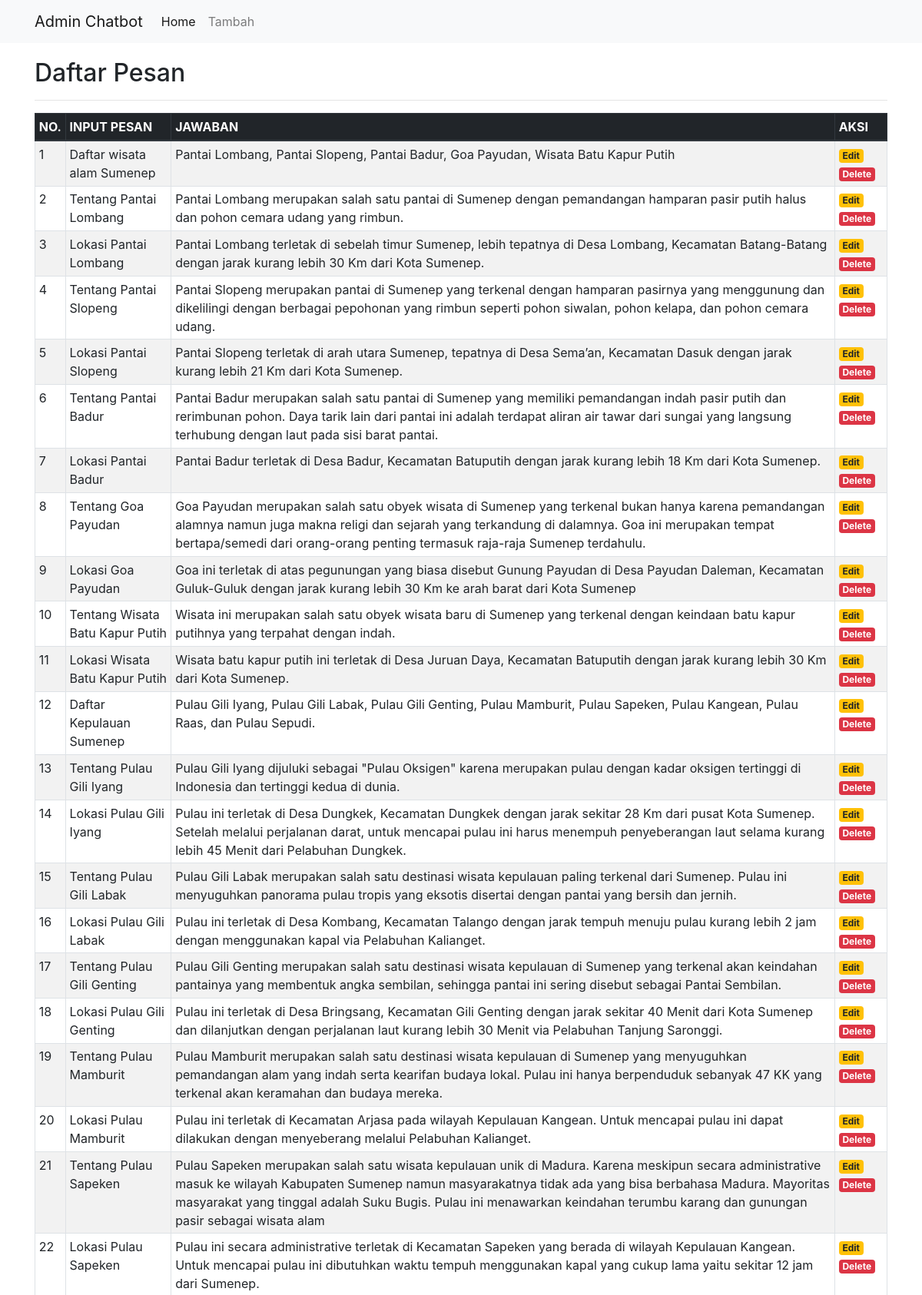
The app's page /admin/index.php (upper part) with its own data.
### tables this page shows
CREATE TABLE IF NOT EXISTS `chatbot_hints` (
  `id_hint` int(11) NOT NULL AUTO_INCREMENT,
  `question` varchar(100) NOT NULL,
  `reply` varchar(500) NOT NULL,
  PRIMARY KEY (`id_hint`)
);

### admin/index.php (the view, shortened to what this page needs)
<?php
include('../database.php');
?>
<!DOCTYPE html>
<html>
<head>
    <link rel="stylesheet" href="https://stackpath.bootstrapcdn.com/bootstrap/4.1.3/css/bootstrap.min.css">
</head>
<body>
    <nav class="navbar navbar-expand-lg navbar-light bg-light">
        <div class="container">
            <a class="navbar-brand" href="#">Admin Chatbot</a>
            <div class="collapse navbar-collapse" id="navbarSupportedContent">
                <ul class="navbar-nav mr-auto">
                    <li class="nav-item active">
                        <a class="nav-link" href="index.php">Home</a>
                    </li>
                    <li class="nav-item">
                        <a class="nav-link" href="tambah.php">Tambah</a>
                    </li>
                </ul>
            </div>
        </div>
    </nav>
    <div class="container" style="margin-top:20px">
        <h2>Daftar Pesan</h2>
        <hr>
        <table class="table table-striped table-hover table-sm table-bordered">
            <thead class="thead-dark">
                <tr>
                    <th>NO.</th>
                    <th>INPUT PESAN</th>
                    <th>JAWABAN</th>
                    <th>AKSI</th>
                </tr>
            </thead>
            <tbody>
                <?php
                $sql = mysqli_query($con, "SELECT * from chatbot_hints ORDER BY id_hint ASC") or die(mysqli_error($con));
                if(mysqli_num_rows($sql) > 0){
                    $no = 1;
                    while($data = mysqli_fetch_assoc($sql)){
                        echo '
                        <tr>
                            <td>'.$no.'</td>
                            <td>'.$data['question'].'</td>
                            <td>'.$data['reply'].'</td>
                            <td>
                                <a href="edit.php?id='.$data['id_hint'].'" class="badge badge-warning">Edit</a>
                                <a href="hapus.php?id='.$data['id_hint'].'" class="badge badge-danger" onclick="return confirm(\'Yakin ingin menghapus data ini?\')">Delete</a>
                            </td>
                        </tr>
                        ';
                        $no++;
                    }
                }else{
                    echo '
                    <tr>
                        <td colspan="6">Tidak ada data.</td>
                    </tr>
                    ';
                }
                ?>
        </table>
    </div>
</body>
</html>

### records on screen
chatbot_hints: question "Daftar wisata alam Sumenep", reply "Pantai Lombang, Pantai Slopeng, Pantai Badur, Goa Payudan, Wisata Batu Kapur Putih"
chatbot_hints: question "Tentang Pantai Lombang", reply "Pantai Lombang merupakan salah satu pantai di Sumenep dengan pemandangan hamparan pasir putih halus dan pohon cemara udang yang rimbun."
chatbot_hints: question "Lokasi Pantai Lombang", reply "Pantai Lombang terletak di sebelah timur Sumenep, lebih tepatnya di Desa Lombang, Kecamatan Batang-Batang dengan jarak kurang lebih 30 Km dari Kota Sumenep."
chatbot_hints: question "Tentang Pantai Slopeng", reply "Pantai Slopeng merupakan pantai di Sumenep yang terkenal dengan hamparan pasirnya yang menggunung dan dikelilingi dengan berbagai pepohonan yang rimbun seperti pohon siwalan, pohon kelapa, dan pohon cemara udang."
chatbot_hints: question "Lokasi Pantai Slopeng", reply "Pantai Slopeng terletak di arah utara Sumenep, tepatnya di Desa Sema’an, Kecamatan Dasuk dengan jarak kurang lebih 21 Km dari Kota Sumenep."
chatbot_hints: question "Tentang Pantai Badur", reply "Pantai Badur merupakan salah satu pantai di Sumenep yang memiliki pemandangan indah pasir putih dan rerimbunan pohon. Daya tarik lain dari pantai ini adalah terdapat aliran air tawar dari sungai yang langsung terhubung dengan laut pada sisi barat pantai."
chatbot_hints: question "Lokasi Pantai Badur", reply "Pantai Badur terletak di Desa Badur, Kecamatan Batuputih dengan jarak kurang lebih 18 Km dari Kota Sumenep."
chatbot_hints: question "Tentang Goa Payudan", reply "Goa Payudan merupakan salah satu obyek wisata di Sumenep yang terkenal bukan hanya karena pemandangan alamnya namun juga makna religi dan sejarah yang terkandung di dalamnya. Goa ini merupakan tempat bertapa/semedi dari orang-orang penting termasuk raja-raja Sumenep terdahulu."
chatbot_hints: question "Lokasi Goa Payudan", reply "Goa ini terletak di atas pegunungan yang biasa disebut Gunung Payudan di Desa Payudan Daleman, Kecamatan Guluk-Guluk dengan jarak kurang lebih 30 Km ke arah barat dari Kota Sumenep"
chatbot_hints: question "Tentang Wisata Batu Kapur Putih", reply "Wisata ini merupakan salah satu obyek wisata baru di Sumenep yang terkenal dengan keindaan batu kapur putihnya yang terpahat dengan indah."
chatbot_hints: question "Lokasi Wisata Batu Kapur Putih", reply "Wisata batu kapur putih ini terletak di Desa Juruan Daya, Kecamatan Batuputih dengan jarak kurang lebih 30 Km dari Kota Sumenep."
chatbot_hints: question "Daftar Kepulauan Sumenep", reply "Pulau Gili Iyang, Pulau Gili Labak, Pulau Gili Genting, Pulau Mamburit, Pulau Sapeken, Pulau Kangean, Pulau Raas, dan Pulau Sepudi."
chatbot_hints: question "Tentang Pulau Gili Iyang", reply "Pulau Gili Iyang dijuluki sebagai \"Pulau Oksigen\" karena merupakan pulau dengan kadar oksigen tertinggi di Indonesia dan tertinggi kedua di dunia."
chatbot_hints: question "Lokasi Pulau Gili Iyang", reply "Pulau ini terletak di Desa Dungkek, Kecamatan Dungkek dengan jarak sekitar 28 Km dari pusat Kota Sumenep. Setelah melalui perjalanan darat, untuk mencapai pulau ini harus menempuh penyeberangan laut selama kurang lebih 45 Menit dari Pelabuhan Dungkek."
chatbot_hints: question "Tentang Pulau Gili Labak", reply "Pulau Gili Labak merupakan salah satu destinasi wisata kepulauan paling terkenal dari Sumenep. Pulau ini menyuguhkan panorama pulau tropis yang eksotis disertai dengan pantai yang bersih dan jernih."
chatbot_hints: question "Lokasi Pulau Gili Labak", reply "Pulau ini terletak di Desa Kombang, Kecamatan Talango dengan jarak tempuh menuju pulau kurang lebih 2 jam dengan menggunakan kapal via Pelabuhan Kalianget."
chatbot_hints: question "Tentang Pulau Gili Genting", reply "Pulau Gili Genting merupakan salah satu destinasi wisata kepulauan di Sumenep yang terkenal akan keindahan pantainya yang membentuk angka sembilan, sehingga pantai ini sering disebut sebagai Pantai Sembilan."
chatbot_hints: question "Lokasi Pulau Gili Genting", reply "Pulau ini terletak di Desa Bringsang, Kecamatan Gili Genting dengan jarak sekitar 40 Menit dari Kota Sumenep dan dilanjutkan dengan perjalanan laut kurang lebih 30 Menit via Pelabuhan Tanjung Saronggi."
chatbot_hints: question "Tentang Pulau Mamburit", reply "Pulau Mamburit merupakan salah satu destinasi wisata kepulauan di Sumenep yang menyuguhkan pemandangan alam yang indah serta kearifan budaya lokal. Pulau ini hanya berpenduduk sebanyak 47 KK yang terkenal akan keramahan dan budaya mereka."
chatbot_hints: question "Lokasi Pulau Mamburit", reply "Pulau ini terletak di Kecamatan Arjasa pada wilayah Kepulauan Kangean. Untuk mencapai pulau ini dapat dilakukan dengan menyeberang melalui Pelabuhan Kalianget."
chatbot_hints: question "Tentang Pulau Sapeken", reply "Pulau Sapeken merupakan salah satu wisata kepulauan unik di Madura. Karena meskipun secara administrative masuk ke wilayah Kabupaten Sumenep namun masyarakatnya tidak ada yang bisa berbahasa Madura. Mayoritas masyarakat yang tinggal adalah Suku Bugis. Pulau ini menawarkan keindahan terumbu karang dan gunungan pasir sebagai wisata alam"
chatbot_hints: question "Lokasi Pulau Sapeken", reply "Pulau ini secara administrative terletak di Kecamatan Sapeken yang berada di wilayah Kepulauan Kangean. Untuk mencapai pulau ini dibutuhkan waktu tempuh menggunakan kapal yang cukup lama yaitu sekitar 12 jam dari Sumenep."
